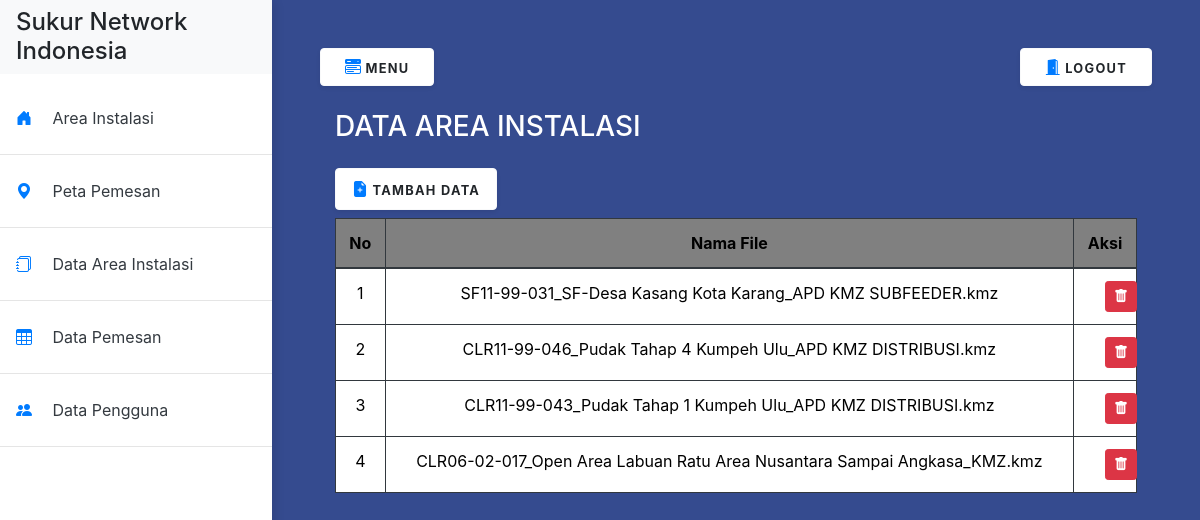
The app's page /dashboard.php?page=Data-Area (signed in) with its own data.
### tables this page shows
CREATE TABLE `tb_area` (
  `id` int(11) NOT NULL,
  `file` varchar(255) NOT NULL
);

### page/dataArea.php (the view, shortened to what this page needs)
<?php
include("connection/koneksi.php");
?>
<!DOCTYPE html>
<html lang="en">
<head>
    <link rel="stylesheet" href="https://cdn.jsdelivr.net/npm/bootstrap-icons@1.10.5/font/bootstrap-icons.css" />
</head>
<body>
    <h3 class="text-white">DATA AREA INSTALASI</h3>
    <?php
    if (isset($_SESSION['username']) && $_SESSION['username'] == 'admin') {
    ?>
        <button type="button" class="btn btn-light bg-white shadow-sm px-3 py-2 mt-3 mb-2 float-left" data-toggle="modal" data-target="#tambahDataModal">
            <i class="bi bi-file-earmark-plus-fill text-primary"></i>
            <small class="text-uppercase font-weight-bold">Tambah Data</small>
        </button>
    <?php
    }
    ?>
    <div class="table-responsive">
        <table border="1" width="700px" cellpadding="4" cellspacing="2" class="table table-bordered table-dark table-striped-columns" style="color:black;">
            <thead>
                <tr bgcolor="#808080" align="center">
                    <th>No</th>
                    <th>Nama File</th>
                    <?php
                    if (isset($_SESSION['username']) && $_SESSION['username'] == 'admin') {
                    ?>
                        <th>Aksi</th>
                    <?php
                    }
                    ?>
                </tr>
            </thead>
            <tbody>
                <?php
                $query = "SELECT * FROM tb_area ORDER BY id DESC";
                $result = mysqli_query($koneksi, $query);
                $no = 1;
                while ($row = mysqli_fetch_assoc($result)) :
                ?>
                    <tr bgcolor="white" align="center">
                        <td><?= $no++ ?></td>
                        <td><?= $row['file'] ?></td>
                        <?php
                        if (isset($_SESSION['username']) && $_SESSION['username'] == 'admin') {
                        ?>
                            <td>
                                <div class="row justify-content-center">
                                    <div class="col-4">
                                        <form action="" method="POST" onsubmit="return confirm('Apakah Anda yakin ingin menghapus data ini?')">
                                            <button type="submit" class="btn btn-danger btn-sm" name="hapus-area">
                                                <i class="bi bi-trash-fill"></i>
                                            </button>
                                        </form>
                                    </div>
                                </div>
                            </td>
                        <?php
                        }
                        ?>
                    </tr>
                <?php
                endwhile;
                ?>
            </tbody>
        </table>
    </div>
</body>
</html>

### dashboard.php (shortened to what this page needs)
<?php
include("connection/koneksi.php");
?>
<!DOCTYPE html>
<html>
<head>
    <link rel="stylesheet" href="https://stackpath.bootstrapcdn.com/bootstrap/4.1.3/css/bootstrap.min.css" />
    <link rel="stylesheet" href="https://cdn.jsdelivr.net/npm/bootstrap-icons@1.10.5/font/bootstrap-icons.css" />
    <link rel="stylesheet" href="https://stackpath.bootstrapcdn.com/font-awesome/4.7.0/css/font-awesome.min.css" />
    <link rel="stylesheet" href="style.css" />
</head>
<body>
    <div class="vertical-nav bg-white" id="sidebar">
        <div class="py-2 px-3 mb-4 bg-light">
            <div class="media d-flex align-items-center">
                <div class="media-body">
                    <h4 class="m-0">
                        Sukur Network Indonesia
                    </h4>
                </div>
            </div>
        </div>
        <ul class="nav flex-column bg-white mb-0">
            <li class="nav-item">
                <a href="./page/beranda.php" class="nav-link text-dark">
                    <i class="bi bi-house-door-fill mr-3 text-primary fa-fw"></i>
                    Area Instalasi
                </a>
                <hr />
            </li>
            <li class="nav-item">
                <a href="?page=Peta" class="nav-link text-dark">
                    <i class="bi bi-geo-alt-fill mr-3 text-primary fa-fw"></i>
                    Peta Pemesan
                </a>
                <hr />
            </li>
            <li class="nav-item">
                <a href="?page=Data-Area" class="nav-link text-dark">
                    <i class="bi bi-journals mr-3 text-primary fa-fw"></i>
                    Data Area Instalasi
                </a>
                <hr />
            </li>
            <li class="nav-item">
                <a href="?page=Data-Pemesan" class="nav-link text-dark">
                    <i class="bi bi-table mr-3 text-primary fa-fw"></i>
                    Data Pemesan
                </a>
                <hr />
            </li>
            <?php
            if (isset($_SESSION['role']) && $_SESSION['role'] == 'admin') {
            ?>
                <li class="nav-item">
                    <a href="?page=Data-Pengguna" class="nav-link text-dark">
                        <i class="bi bi-people-fill mr-3 text-primary fa-fw"></i>
                        Data Pengguna
                    </a>
                    <hr />
                </li>
            <?php
            }
            ?>
        </ul>
    </div>
    <div class="page-content p-5" id="content" style="background-color: #354b8f; min-height: 100vh;">
        <button id=" sidebarCollapse" type="button" class="btn btn-light bg-white shadow-sm px-4 mb-4">
            <i class="bi bi-menu-button-wide-fill text-primary fa-fw"></i>
            <small class="text-uppercase font-weight-bold">Menu</small>
        </button>
        <?php
        if (isset($_SESSION['role'])) {
        ?>
            <a href="page/logout.php">
                <button type="button" class="btn btn-light bg-white shadow-sm px-4 mb-4 float-right">
                    <i class="bi bi-door-open-fill text-primary fa-fw"></i>
                    <small class="text-uppercase font-weight-bold">Logout</small>
                </button>
            </a>
        <?php
        }
        ?>
        <div class="col-lg-12">
            <?php
            $page = @$_GET["page"];
            if (!empty($page)) {
                switch ($page) {
                    case "Data-Area":
                        include "page/dataArea.php";
                        break;
                }
            } else {
                include "page/beranda.php";
            }
            ?>
        </div>
    </div>
</body>
</html>

### style.css (style rules this page uses)
body { min-height: 100vh; overflow-x: hidden; }
.vertical-nav { min-width: 17rem; width: 17rem; height: 100vh; position: fixed; top: 0; left: 0; box-shadow: 3px 3px 10px rgba(0, 0, 0, 0.1); transition: all 0.4s; }
.page-content { width: calc(100% - 17rem); margin-left: 17rem; transition: all 0.4s; }
.text-uppercase { letter-spacing: 0.1em; }
.nav-link { text-transform: capitalize; }

### records on screen
tb_area: file "SF11-99-031_SF-Desa Kasang Kota Karang_APD KMZ SUBFEEDER.kmz"
tb_area: file "CLR11-99-046_Pudak Tahap 4 Kumpeh Ulu_APD KMZ DISTRIBUSI.kmz"
tb_area: file "CLR11-99-043_Pudak Tahap 1 Kumpeh Ulu_APD KMZ DISTRIBUSI.kmz"
tb_area: file "CLR06-02-017_Open Area Labuan Ratu Area Nusantara Sampai Angkasa_KMZ.kmz"
